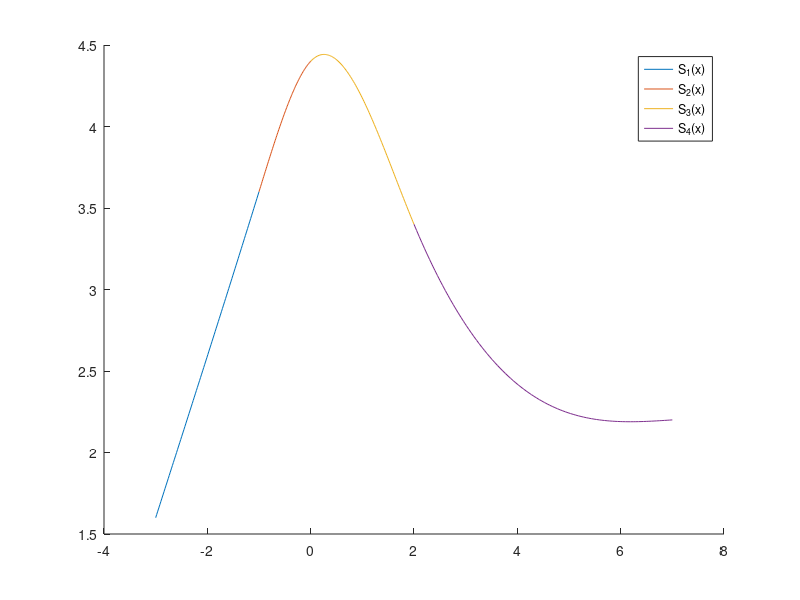

Reproduce this figure in MATLAB.
%x = [-3 -1 0 2 7]
%y = [1.6 3.6 4.4 3.4 2.2]
%Para una funcion cubica tenemos S(x) = a + b*x + c*x^2 +d*x^3

clc 
hold on

A = [1,-3, 9, -27, 0, 0, 0, 0, 0, 0, 0, 0, 0, 0, 0, 0;
     1,-1, 1,-1, 0, 0, 0, 0, 0, 0, 0, 0, 0, 0, 0, 0;
     0, 0, 0, 0, 1,-1, 1,-1, 0, 0, 0, 0, 0, 0, 0, 0;
     0, 0, 0, 0, 1, 0, 0, 0, 0, 0, 0, 0, 0, 0, 0, 0;
     0, 0, 0, 0, 0, 0, 0, 0, 1, 0, 0, 0, 0, 0, 0, 0;
     0, 0, 0, 0, 0, 0, 0, 0, 1, 2, 4, 8, 0, 0, 0, 0;
     0, 0, 0, 0, 0, 0, 0, 0, 0, 0, 0, 0, 1, 2, 4, 8; 
     0, 0, 0, 0, 0, 0, 0, 0, 0, 0, 0, 0, 1, 7,49, 343;
     
     0, 1, -2, 3 0, -1, 2, -3 , 0, 0, 0, 0, 0, 0,0, 0;
     0, 0, 0, 0, 0, 1, 0, 0, 0, -1, 0, 0 0, 0, 0, 0;              
     0, 0, 0, 0, 0, 0, 0, 0, 0, 1, 4, 12, 0 -1, -4, -12;   
     
     0, 0, 2, -6, 0, 0, -2, 6, 0, 0, 0, 0, 0, 0, 0, 0;
     0, 0, 0, 0, 0, 0, 2, 0,  0, 0, -2, 0,  0, 0, 0, 0; 
     0, 0, 0, 0, 0, 0, 0, 0, 0, 0, 2, 12, 0, 0, -2, -12;
     
     0, 0, 2, -18, 0, 0, 0, 0, 0, 0, 0, 0, 0, 0, 0, 0;
     0, 0, 0, 0, 0, 0, 0, 0, 0, 0, 0, 0, 0, 0, 2, 42];
   
B = [1.6; 
    3.6; 
    3.6; 
    4.4; 
    4.4; 
    3.4; 
    3.4; 
    2.2; 
    0; 
    0; 
    0; 
    0; 
    0; 
    0; 
    0; 
    0];

S = (A^-1)*B

x1 = linspace(-3,-1,100);
x2 = linspace(-1,0,100);
x3 = linspace(0,2,100);
x4 = linspace(2,7,100);

S1 = S(1) + S(2)*x1  + S(3)*x1.^2  + S(4)*x1.^3;
S2 = S(5) + S(6)*x2  + S(7)*x2.^2  + S(8)*x2.^3;
S3 = S(9) + S(10)*x3 + S(11)*x3.^2 + S(12)*x3.^3;
S4 = S(13)+ S(14)*x4 + S(15)*x4.^2 + S(16)*x4.^3;

plot(x1,S1)
plot(x2,S2)
plot(x3,S3)
plot(x4,S4)
legend('S_1(x)','S_2(x)', 'S_3(x)','S_4(x)')

